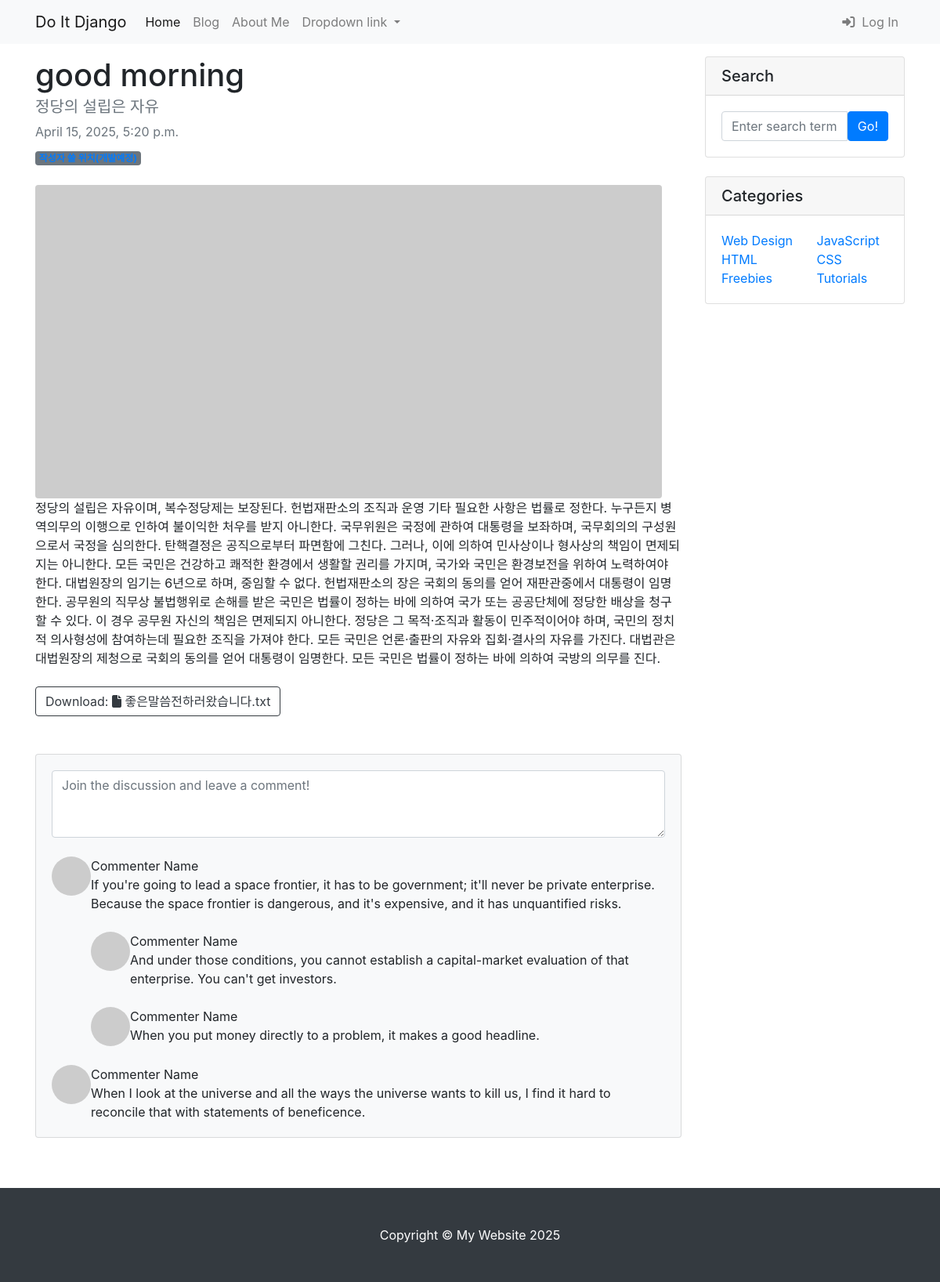
Page /blog/3/ on the committed database.
### blog/models.py (models this page shows, shortened)
class Post(models.Model):
    title = models.CharField(max_length=30)
    hook_text = models.CharField(max_length=100, blank=True)
    content = models.TextField()
    head_image = models.ImageField(upload_to='blog/images/%Y/%m/%d/', blank=True)
    file_upload = models.FileField(upload_to='blog/files/%Y/%m/%d/', blank=True)
    created_at = models.DateTimeField(auto_now_add=True)
    updated_at = models.DateTimeField(auto_now=True)
    def get_file_name(self):
        return os.path.basename(self.file_upload.name)
    def get_file_ext(self):
        return self.get_file_name().split('.')[-1]

### blog/views.py (the view)
# urls.py: path('<int:pk>/', views.PostDetail.as_view()),
class PostDetail(DetailView):
    model = Post

### blog/templates/blog/post_detail.html (shortened to what this page needs)
{% extends 'blog/base.html' %}
{% block main_area %}
                    <div id="post-area">
                        <header class="mb-4">
                            <h1 class="fw-bolder mb-1">{{ post.title }}</h1>
                            <h5 class="text-muted">{{ post.hook_text }}</h5>
                            <div class="text-muted fst-italic mb-2">{{ post.created_at }}</div>
                            <a class="badge bg-secondary text-decoration-none link-light" href="#!">작성자 쓸 위치(개발예정)</a>
                        </header>
                        {% if p.head_image %}
                        <img class="img-fluid rounded" src="{{ post.head_image.url }}" alt="{{ post.title }} head image" />
                        {% else %}
                        <img class="img-fluid rounded" src="https://picsum.photos/seed/{{ post.id }}/800/400" alt="random_image">
                        {% endif %}
                        <div class="mb-5">
                            <p class="fs-5 mb-4">{{ post.content }}</p>
                            {% if post.file_upload %}
                            <a href="{{ post.file_upload.url }}" class="btn btn-outline-dark" role="button" download="">
                                Download:
                                {% if post.get_file_ext == 'csv' %}
                                <i class="fas fa-file-csv"></i>
                                {% elif post.get_file_ext == 'xlsx' or post.get_file_ext == 'xls' %}
                                <i class="fas fa-file-excel"></i>
                                {% elif post.get_file_ext == 'docx' or post.get_file_ext == 'doc' %}
                                <i class="fas fa-file-word"></i>
                                {% else %}
                                <i class="fas fa-file"></i>
                                {% endif %}
                                {{ post.get_file_name }}
                            </a>
                            {% endif %}
                        </div>
                    </div>
                    <div class="mb-5" id="comment-area">
                        <div class="card bg-light">
                            <div class="card-body">
                                <form class="mb-4"><textarea class="form-control" rows="3" placeholder="Join the discussion and leave a comment!"></textarea></form>
                                <div class="d-flex mb-4">
                                    <div class="flex-shrink-0"><img class="rounded-circle" src="https://dummyimage.com/50x50/ced4da/6c757d.jpg" alt="..." /></div>
                                    <div class="ms-3">
                                        <div class="fw-bold">Commenter Name</div>
                                        If you're going to lead a space frontier, it has to be government; it'll never be private enterprise. Because the space frontier is dangerous, and it's expensive, and it has unquantified risks.
                                        <div class="d-flex mt-4">
                                            <div class="flex-shrink-0"><img class="rounded-circle" src="https://dummyimage.com/50x50/ced4da/6c757d.jpg" alt="..." /></div>
                                            <div class="ms-3">
                                                <div class="fw-bold">Commenter Name</div>
                                                And under those conditions, you cannot establish a capital-market evaluation of that enterprise. You can't get investors.
                                            </div>
                                        </div>
                                        <div class="d-flex mt-4">
                                            <div class="flex-shrink-0"><img class="rounded-circle" src="https://dummyimage.com/50x50/ced4da/6c757d.jpg" alt="..." /></div>
                                            <div class="ms-3">
                                                <div class="fw-bold">Commenter Name</div>
                                                When you put money directly to a problem, it makes a good headline.
                                            </div>
                                        </div>
                                    </div>
                                </div>
                                <div class="d-flex">
                                    <div class="flex-shrink-0"><img class="rounded-circle" src="https://dummyimage.com/50x50/ced4da/6c757d.jpg" alt="..." /></div>
                                    <div class="ms-3">
                                        <div class="fw-bold">Commenter Name</div>
                                        When I look at the universe and all the ways the universe wants to kill us, I find it hard to reconcile that with statements of beneficence.
                                    </div>
                                </div>
                            </div>
                        </div>
                    </div>
{% endblock %}

### rows in the picture
Post: title "good morning", hook_text "정당의 설립은 자유", created_at "April 15, 2025, 5:20 p.m.", content "정당의 설립은 자유이며, 복수정당제는 보장된다. 헌법재판소의 조직과 운영 기타 필요한 사항은 법률로 정한다. 누구든지 병역의무의 이행으로 인하여 불이익한 처우를 받지 아니한다. 국무위원은 국정에 관하여 대통령을 보좌하며, 국무회의의 구성원으로서 국정을 심의한다. 탄핵결정은 공직으로부터 파면함에 그친다. 그러나, 이에 의하여 민사상이나 형사상의 책임이 면제되지는 아니한다. 모든 국민은 건강하고 쾌적한 환경에서 생활할 권리를 가지며, 국가와 국민은 환경보전을 위하여 노력하여야 한다. 대법원장의 임기는 6년으로 하며, 중임할 수 없다. 헌법재판소의 장은 국회의 동의를 얻어 재판관중에서 대통령이 임명한다. 공무원의 직무상 불법행위로 손해를 받은 국민은 법률이 정하는 바에 의하여 국가 또는 공공단체에 정당한 배상을 청구할 수 있다. 이 경우 공무원 자신의 책임은 면제되지 아니한다. 정당은 그 목적·조직과 활동이 민주적이어야 하며, 국민의 정치적 의사형성에 참여하는데 필요한 조직을 가져야 한다. 모든 국민은 언론·출판의 자유와 집회·결사의 자유를 가진다. 대법관은 대법원장의 제청으로 국회의 동의를 얻어 대통령이 임명한다. 모든 국민은 법률이 정하는 바에 의하여 국방의 의무를 진다.", get_file_name "좋은말씀전하러왔습니다.txt"
